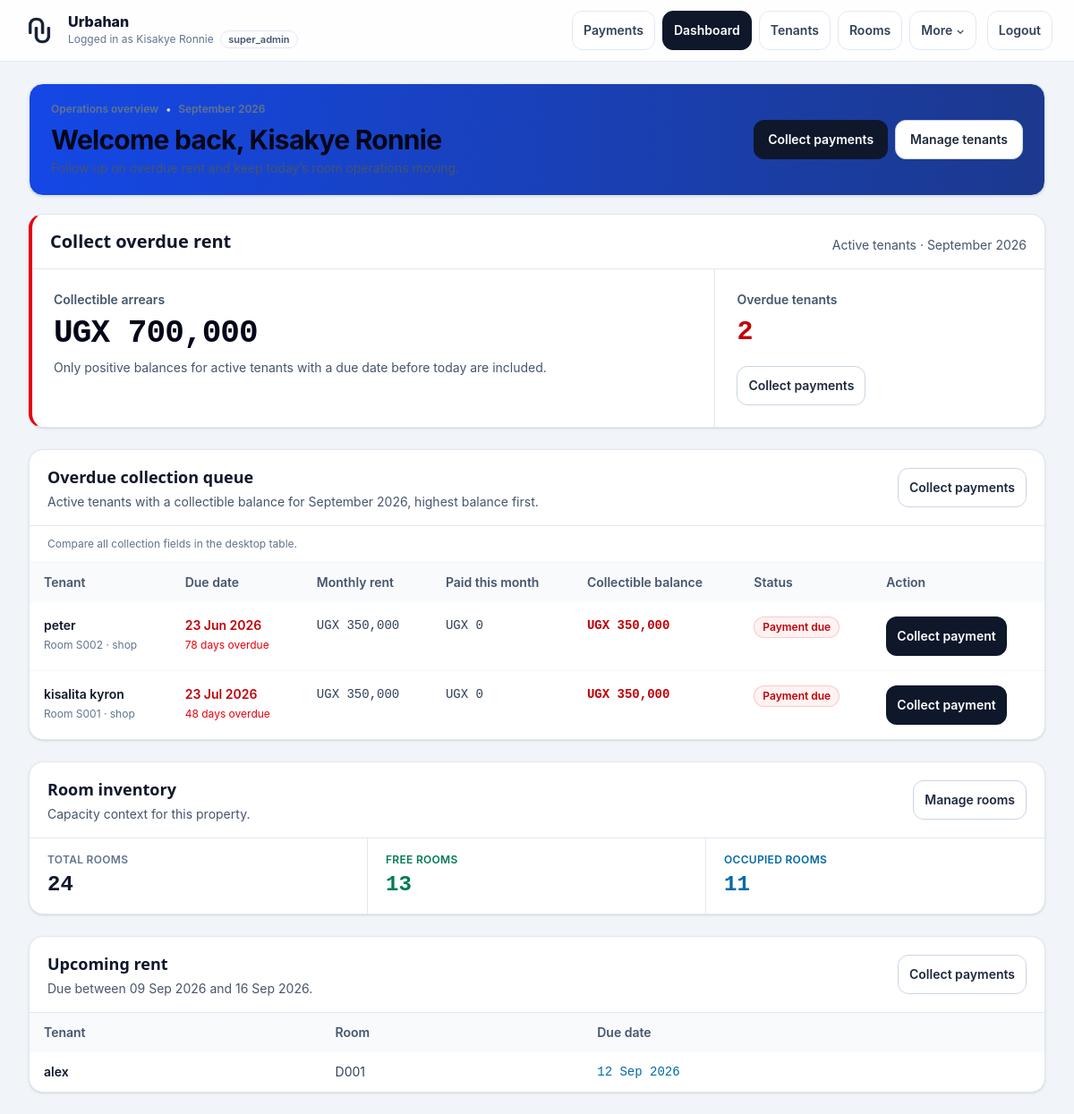
The page /public/dashboard.php (signed in) on the database as committed earlier.
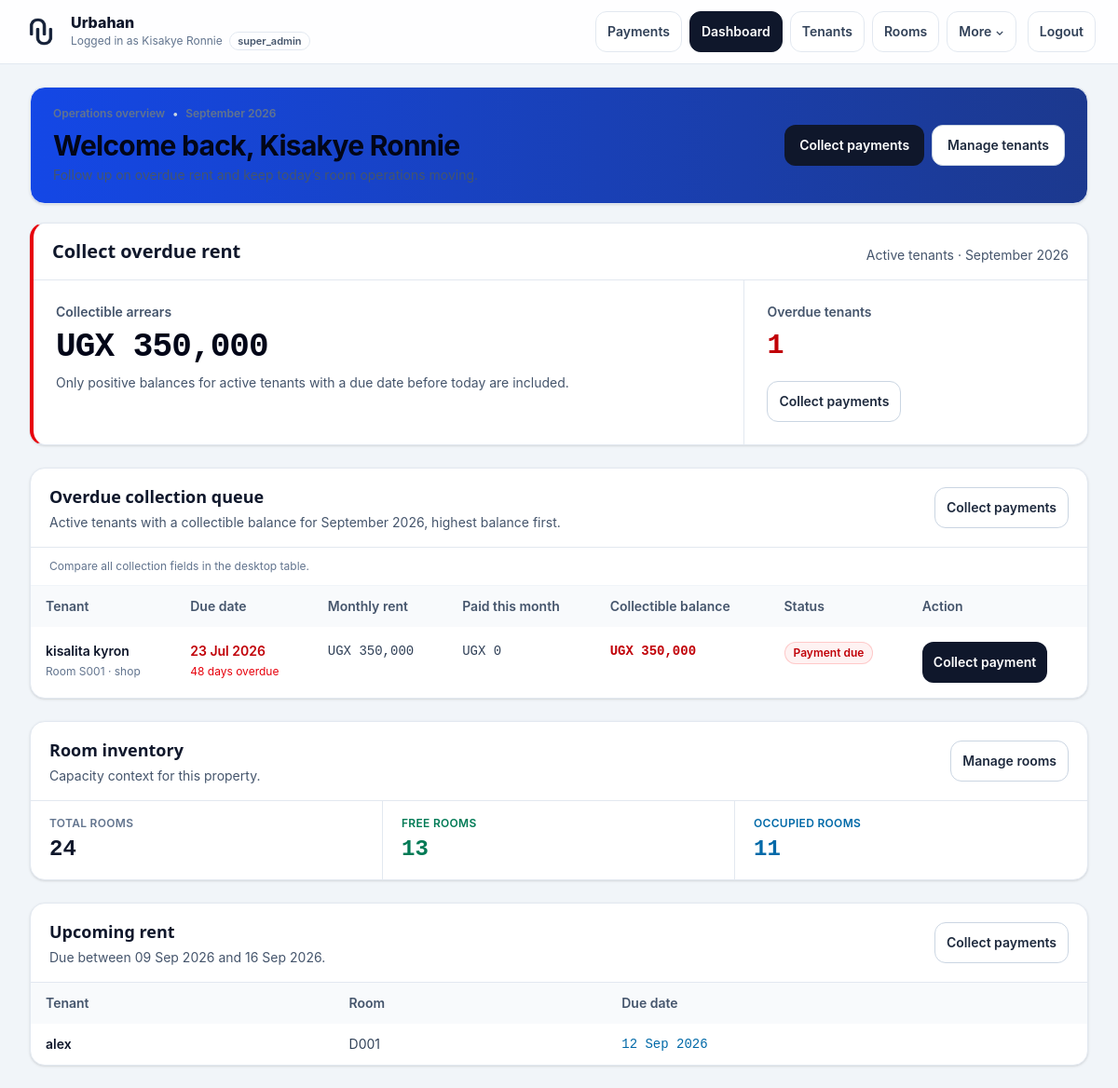
The same page on the database as committed later.
### tables this page shows
CREATE TABLE "tenants" (
    id INTEGER PRIMARY KEY AUTOINCREMENT,

    admin_id INTEGER NOT NULL,
    room_id INTEGER,

    full_name TEXT NOT NULL,
    phone TEXT,
    email TEXT,

    move_in_date DATE,
    exit_date DATE,

    status TEXT DEFAULT 'active',

    rent_due_date DATE,
    rent_due_day INTEGER,
    monthly_rent REAL,

    created_at DATETIME,
    updated_at DATETIME
);

CREATE TABLE rooms (
            id INTEGER PRIMARY KEY AUTOINCREMENT,
            room_number TEXT NOT NULL,
            room_type_id INTEGER NOT NULL,
            status TEXT DEFAULT 'free',
            monthly_rent INTEGER DEFAULT 0,
            admin_id INTEGER NOT NULL, notes TEXT,
            FOREIGN KEY (room_type_id) REFERENCES room_types(id)
                ON DELETE RESTRICT
                ON UPDATE CASCADE
        );

### core/helpers.php (called while the page is built, shortened)
<?php
if (!function_exists('e')) {
    function e($v): string
    {
        return htmlspecialchars((string)($v ?? ''), ENT_QUOTES | ENT_SUBSTITUTE, 'UTF-8');
    }
}
?>

### public/dashboard.php (the view, shortened to what the changed rows need)
<?php
$pdo = getDB();
$admin_id = current_admin_id();
$today = date('Y-m-d');
$monthKey = date('Y-m');
$upcomingRents = [];
$overdueRents = [];
$rentExpression = "COALESCE(
    NULLIF(t.monthly_rent, 0),
    NULLIF(r.monthly_rent, 0),
    rt.default_monthly_rent,
    0
)";
$paidExpression = 'COALESCE(SUM(p.amount), 0)';
$collectibleExpression = "MAX(0, {$rentExpression} - {$paidExpression})";
try {
    $upcomingStmt = $pdo->prepare("
        SELECT
            t.full_name,
            r.room_number,
            t.rent_due_date
        FROM tenants t
        LEFT JOIN rooms r
            ON r.id = t.room_id
           AND r.admin_id = :room_admin_id
        WHERE t.admin_id = :admin_id
          AND LOWER(COALESCE(t.status, '')) = 'active'
          AND t.exit_date IS NULL
          AND date(t.rent_due_date) BETWEEN date(:today) AND date(:today, '+7 day')
        ORDER BY date(t.rent_due_date) ASC, t.full_name ASC
    ");
    $upcomingStmt->execute([
        ':room_admin_id' => $admin_id,
        ':admin_id' => $admin_id,
        ':today' => $today,
    ]);
    $upcomingRents = $upcomingStmt->fetchAll(PDO::FETCH_ASSOC) ?: [];
    $overdueStmt = $pdo->prepare("
        SELECT
            t.id AS tenant_id,
            t.full_name,
            r.room_number,
            rt.name AS room_type,
            t.rent_due_date,
            {$rentExpression} AS monthly_rent,
            {$paidExpression} AS paid_this_month,
            {$collectibleExpression} AS collectible_balance
        FROM tenants t
        LEFT JOIN rooms r
            ON r.id = t.room_id
           AND r.admin_id = :room_admin_id
        LEFT JOIN room_types rt
            ON rt.id = r.room_type_id
        LEFT JOIN payments p
            ON p.tenant_id = t.id
           AND p.admin_id = :payment_admin_id
           AND COALESCE(NULLIF(p.payment_month, ''), strftime('%Y-%m', p.payment_date)) = :month_key
        WHERE t.admin_id = :admin_id
          AND LOWER(COALESCE(t.status, '')) = 'active'
          AND t.exit_date IS NULL
          AND t.rent_due_date IS NOT NULL
          AND t.rent_due_date <> ''
          AND date(t.rent_due_date) < date(:today)
        GROUP BY
            t.id,
            t.full_name,
            t.rent_due_date,
            t.monthly_rent,
            r.room_number,
            r.monthly_rent,
            rt.name,
            rt.default_monthly_rent
        HAVING {$collectibleExpression} > 0
        ORDER BY collectible_balance DESC, date(t.rent_due_date) ASC, t.full_name ASC
    ");
    $overdueStmt->execute([
        ':room_admin_id' => $admin_id,
        ':payment_admin_id' => $admin_id,
        ':admin_id' => $admin_id,
        ':month_key' => $monthKey,
        ':today' => $today,
    ]);
    $overdueRents = $overdueStmt->fetchAll(PDO::FETCH_ASSOC) ?: [];
} catch (Throwable $exception) {
    $dashboardError = 'Unable to load dashboard data.';
    $roomStats = [
        'total_rooms' => 0,
        'free_rooms' => 0,
        'occupied_rooms' => 0,
    ];
    $upcomingRents = [];
    $overdueRents = [];
}
function dashboardMoney(float $amount): string
{
    return 'UGX ' . number_format(max(0, $amount), 0);
}
function dashboardDate(?string $date): string
{
    $date = trim((string)$date);
    try {
        return (new DateTimeImmutable($date))->format('d M Y');
    } catch (Throwable $exception) {
        return '—';
    }
}
function daysOverdue(?string $dueDate, string $today): int
{
    $dueDate = trim((string)$dueDate);
    try {
        $due = new DateTimeImmutable($dueDate);
        $current = new DateTimeImmutable($today);
        return max(0, (int)$due->diff($current)->days);
    } catch (Throwable $exception) {
        return 0;
    }
}
function collectionChip(string $label, string $tone): string
{
    $map = [
        'red' => 'bg-red-50 text-red-700 ring-red-200',
        'amber' => 'bg-amber-50 text-amber-800 ring-amber-200',
        'green' => 'bg-emerald-50 text-emerald-700 ring-emerald-200',
        'slate' => 'bg-slate-100 text-slate-700 ring-slate-200',
    ];
    $classes = $map[$tone] ?? $map['slate'];
    return '<span class="inline-flex items-center rounded-full px-2.5 py-1 text-xs font-semibold ring-1 ring-inset ' . $classes . '">' . e($label) . '</span>';
}
function dashboardCollectionData(array $tenant, string $today): array
{
    $paid = max(0, (float)($tenant['paid_this_month'] ?? 0));
    $rent = max(0, (float)($tenant['monthly_rent'] ?? 0));
    $balance = max(0, (float)($tenant['collectible_balance'] ?? 0));
    $isPartPaid = $paid > 0 && $balance > 0;
    $tenantId = (int)($tenant['tenant_id'] ?? 0);
    return [
        'tenantId' => $tenantId,
        'tenantName' => (string)($tenant['full_name'] ?? 'Tenant'),
        'roomNumber' => (string)($tenant['room_number'] ?? '—'),
        'roomType' => (string)($tenant['room_type'] ?? ''),
        'dueDate' => $tenant['rent_due_date'] ?? null,
        'daysOverdue' => daysOverdue($tenant['rent_due_date'] ?? null, $today),
        'paid' => $paid,
        'rent' => $rent,
        'balance' => $balance,
        'statusLabel' => $isPartPaid ? 'Part paid' : 'Payment due',
        'statusTone' => $isPartPaid ? 'amber' : 'red',
        'paymentUrl' => 'payments.php?' . http_build_query(['tenant_id' => $tenantId]),
    ];
}
$totalOverdueTenants = count($overdueRents);
$totalCollectibleArrears = 0.0;
foreach ($overdueRents as $overdueTenant) {
    $totalCollectibleArrears += max(0, (float)($overdueTenant['collectible_balance'] ?? 0));
}
$upcomingStartLabel = dashboardDate($today);
$upcomingEndLabel = dashboardDate((new DateTimeImmutable($today))->modify('+7 days')->format('Y-m-d'));
?>
<!doctype html>
<html lang="en">
<head>
  <link rel="stylesheet" href="assets/css/tailwind.css">
</head>
<body class="min-h-screen bg-slate-100 text-slate-900">
  <main class="mx-auto max-w-7xl px-4 py-6 sm:px-6 lg:px-8">
    <header class="mb-5 flex flex-col gap-4 rounded-2xl border border-slate-200 bg-linear-to-r from-blue-700 to-blue-900 px-5 py-4 shadow-sm sm:px-6 sm:py-5 lg:flex-row lg:items-center lg:justify-between">
      <div class="min-w-0">
        <h1 class="mt-2 font-sans text-2xl font-bold tracking-tight text-slate-950 sm:text-3xl">
          Welcome back, <?= e($_SESSION['admin_name'] ?? 'Admin') ?>
        </h1>
      </div>
    </header>
    <section class="mb-6 overflow-hidden rounded-2xl border border-slate-200 border-l-4 border-l-red-600 bg-white shadow-sm" aria-labelledby="collection-summary-heading">
      <div class="flex flex-col gap-1 border-b border-slate-200 px-5 py-4 sm:flex-row sm:items-end sm:justify-between">
        <div>
          <h2 id="collection-summary-heading" class="font-alt text-xl font-bold">Collect overdue rent</h2>
        </div>
      </div>
      <dl class="grid grid-cols-1 divide-y divide-slate-200 md:grid-cols-[minmax(0,1.35fr)_minmax(15rem,0.65fr)] md:divide-x md:divide-y-0">
        <div class="px-5 py-5 sm:px-6 sm:py-6">
          <dt class="text-sm font-semibold text-slate-600">Collectible arrears</dt>
          <dd class="mt-2 font-mono text-3xl font-bold tracking-tight text-slate-950 tabular-nums sm:text-4xl">
            <?= e(dashboardMoney($totalCollectibleArrears)) ?>
          </dd>
          <p class="mt-2 max-w-xl text-sm text-slate-600">
            Only positive balances for active tenants with a due date before today are included.
          </p>
        </div>
        <div class="flex items-center justify-between gap-4 px-5 py-5 sm:px-6 sm:py-6 md:block">
          <div>
            <dt class="text-sm font-semibold text-slate-600">Overdue tenants</dt>
            <dd class="mt-2 font-mono text-3xl font-bold tracking-tight text-red-700 tabular-nums">
              <?= (int)$totalOverdueTenants ?>
            </dd>
          </div>
        </div>
      </dl>
    </section>
    <section class="mb-6 overflow-hidden rounded-2xl border border-slate-200 bg-white shadow-sm" aria-labelledby="overdue-heading">
      <div class="flex flex-col gap-3 border-b border-slate-200 px-4 py-4 sm:flex-row sm:items-center sm:justify-between sm:px-5">
        <div>
          <h2 id="overdue-heading" class="font-alt text-lg font-bold">Overdue collection queue</h2>
        </div>
      </div>
      <?php if ($overdueRents): ?>
          <?php foreach ($overdueRents as $tenant): ?>
            <?php $collection = dashboardCollectionData($tenant, $today); ?>
                <?= collectionChip($collection['statusLabel'], $collection['statusTone']) ?>
          <?php endforeach; ?>
        <div class="hidden overflow-x-auto md:block">
          <table class="min-w-[900px] w-full text-sm">
            <thead class="bg-slate-50 text-slate-600">
              <tr>
                <th scope="col" class="px-4 py-3 text-left font-semibold">Tenant</th>
                <th scope="col" class="px-4 py-3 text-left font-semibold">Due date</th>
                <th scope="col" class="px-4 py-3 text-left font-semibold">Monthly rent</th>
                <th scope="col" class="px-4 py-3 text-left font-semibold">Paid this month</th>
                <th scope="col" class="px-4 py-3 text-left font-semibold">Collectible balance</th>
                <th scope="col" class="px-4 py-3 text-left font-semibold">Status</th>
                <th scope="col" class="px-4 py-3 text-left font-semibold">Action</th>
              </tr>
            </thead>
            <tbody class="divide-y divide-slate-100">
              <?php foreach ($overdueRents as $tenant): ?>
                <?php
                  $collection = dashboardCollectionData($tenant, $today);
                  $paid = $collection['paid'];
                  $rent = $collection['rent'];
                  $balance = $collection['balance'];
                  $statusLabel = $collection['statusLabel'];
                  $statusTone = $collection['statusTone'];
                  $tenantName = $collection['tenantName'];
                  $paymentUrl = $collection['paymentUrl'];
                ?>
                <tr class="align-top">
                  <td class="px-4 py-4">
                    <div class="font-semibold text-slate-900"><?= e($tenantName) ?></div>
                    <div class="mt-1 text-xs text-slate-500">
                      Room <?= e($tenant['room_number'] ?? '—') ?><?= !empty($tenant['room_type']) ? ' · ' . e($tenant['room_type']) : '' ?>
                    </div>
                  </td>
                  <td class="px-4 py-4">
                    <div class="font-semibold text-red-700"><?= e(dashboardDate($tenant['rent_due_date'] ?? null)) ?></div>
                    <div class="mt-1 text-xs text-red-600">
                      <?= (int)daysOverdue($tenant['rent_due_date'] ?? null, $today) ?> days overdue
                    </div>
                  </td>
                  <td class="whitespace-nowrap px-4 py-4 font-mono tabular-nums text-slate-700">
                    <?= e(dashboardMoney($rent)) ?>
                  </td>
                  <td class="whitespace-nowrap px-4 py-4 font-mono tabular-nums text-slate-700">
                    <?= e(dashboardMoney($paid)) ?>
                  </td>
                  <td class="whitespace-nowrap px-4 py-4 font-mono font-bold tabular-nums text-red-700">
                    <?= e(dashboardMoney($balance)) ?>
                  </td>
                  <td class="px-4 py-4"><?= collectionChip($statusLabel, $statusTone) ?></td>
                  <td class="px-4 py-4">
                    <a href="<?= e($paymentUrl) ?>"
                       aria-label="Collect payment for <?= e($tenantName) ?>"
                       class="inline-flex min-h-11 items-center justify-center rounded-xl bg-slate-900 px-3 py-2 text-sm font-semibold text-white transition hover:bg-slate-800 active:translate-y-px focus-visible:outline-2 focus-visible:outline-offset-2 focus-visible:outline-slate-900">
                      Collect payment
                    </a>
                  </td>
                </tr>
              <?php endforeach; ?>
            </tbody>
          </table>
        </div>
      <?php endif; ?>
    </section>
    <section class="mb-6 overflow-hidden rounded-2xl border border-slate-200 bg-white shadow-sm" aria-labelledby="inventory-heading">
      <div class="flex flex-col gap-2 border-b border-slate-200 px-4 py-4 sm:flex-row sm:items-center sm:justify-between sm:px-5">
        <div>
          <h2 id="inventory-heading" class="font-alt text-lg font-bold">Room inventory</h2>
        </div>
      </div>
    </section>
    <section class="overflow-hidden rounded-2xl border border-slate-200 bg-white shadow-sm" aria-labelledby="upcoming-heading">
      <div class="flex flex-col gap-2 border-b border-slate-200 px-4 py-4 sm:flex-row sm:items-center sm:justify-between sm:px-5">
        <div>
          <h2 id="upcoming-heading" class="font-alt text-lg font-bold">Upcoming rent</h2>
        </div>
      </div>
      <?php if ($upcomingRents): ?>
        <div class="overflow-x-auto">
          <table class="min-w-[520px] w-full text-sm">
            <thead class="bg-slate-50 text-slate-600">
              <tr>
                <th scope="col" class="px-4 py-3 text-left font-semibold">Tenant</th>
                <th scope="col" class="px-4 py-3 text-left font-semibold">Room</th>
                <th scope="col" class="px-4 py-3 text-left font-semibold">Due date</th>
              </tr>
            </thead>
            <tbody class="divide-y divide-slate-100">
              <?php foreach ($upcomingRents as $tenant): ?>
                <tr>
                  <td class="px-4 py-3 font-semibold text-slate-900"><?= e($tenant['full_name'] ?? '') ?></td>
                  <td class="px-4 py-3 text-slate-700"><?= e($tenant['room_number'] ?? '—') ?></td>
                  <td class="px-4 py-3 font-mono tabular-nums text-sky-700"><?= e(dashboardDate($tenant['rent_due_date'] ?? null)) ?></td>
                </tr>
              <?php endforeach; ?>
            </tbody>
          </table>
        </div>
      <?php else: ?>
        <div class="px-4 py-6 sm:px-5">
          <p class="text-sm text-slate-700">No rent is due between <?= e($upcomingStartLabel) ?> and <?= e($upcomingEndLabel) ?>.</p>
        </div>
      <?php endif; ?>
    </section>
  </main>
</body>
</html>

Rows that differ between the two databases and show on the page:
no longer on this page (row edited): tenants: full_name "peter", room_number "S002", room_type "shop", rent_due_date "23 Jun 2026", rent_due_date "78", rent "UGX 350,000", paid "UGX 0", balance "UGX 350,000", shown under "Overdue collection queue"
Other text that changed with them:
dashboardMoney($totalCollectibleArrears): "UGX 700,000" → "UGX 350,000"
$totalOverdueTenants: "2" → "1"
